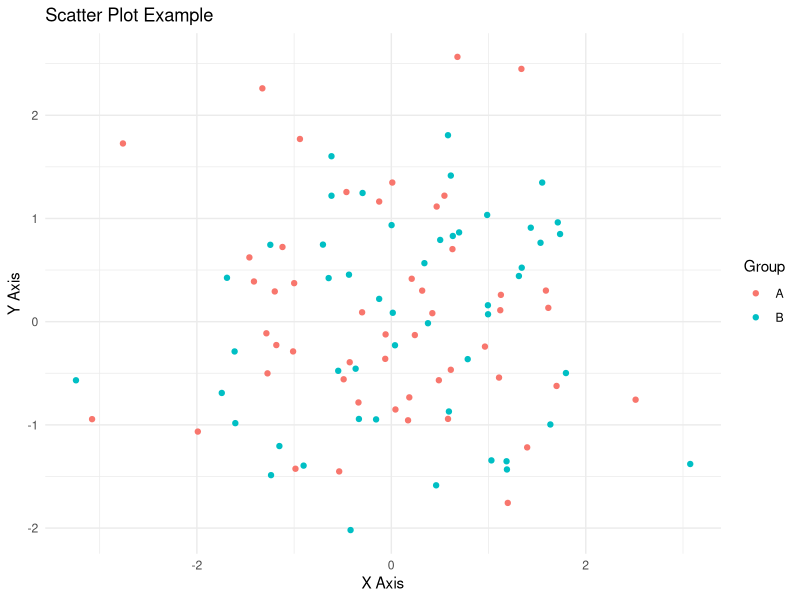

Reproduce this figure in R.
mat1 <- matrix(1:12,3,4)
mat1

mat2 <- matrix(13:24, 3, 4, byrow = TRUE)
mat2

mat1 + mat2

mat1 * mat2  # Element-wise multiplication of two matrices mat1 and mat2

t(mat2)
#
# mat1 %% t(mat2)  # Element-wise modulo operation between mat1 and the transpose of mat2

mat3 <- matrix(c(1, 3, 7, 9), 2, 2)

e3 <- eigen(mat3)

e3$values
e3$vectors

mat4 <- matrix(c(1, "a", 7, 9), 2, 2)
mat4

rbind(mat3,mat4)  # Bind rows of mat3 and mat4 together, creating a new matrix by stacking mat4's rows below mat3's rows
rbind(mat4,mat3) 


cbind(mat3,mat4)  # Bind columns of mat3 and mat4 together, creating a new matrix by placing mat4's columns to the right of mat3's columns
cbind(mat4,mat3) 


colnames(mat3) <- c("col1", "col2")
rownames(mat3) <- c("row1", "row2")
mat3

mat3[1, 1]
mat3[1, 2]

mat3[1, ]
print('--------------')
mat3[, 1]


print('-------------------------------')
mat3[, 1, drop = FALSE]


print('-------------------------------')
mat4 <- matrix(runif(100), 20, 5)
mat4

mat4[1:3, 2:4] # matrix
print('return numeric')
mat4[, 1] # numeric
print('mantained as matrix below')
mat4[, 1, drop = FALSE] # maintained as a matrix



print('IN CLASS PROBLEM')

# Inputting whales data
whales_tx <- c(74, 122, 235, 111, 292, 111, 211, 133, 156, 79)
names(whales_tx) <- 1990:1999
whales_fl <- c(89, 254, 306, 292, 274, 233, 294, 204, 204, 90)
names(whales_fl) <- 1990:1999

# Create a whale matrix
whales <- rbind(whales_tx, whales_fl)       # rows = states, cols = years
whales <- cbind(whales_tx, whales_fl)       # cols = states (overwrites previous)

# Build with column names, then row names (showing both styles as in original)
whales <- cbind(whales_tx, whales_fl)
colnames(whales) <- c("texas", "florida")
rownames(whales)
whales <- rbind(whales_tx, whales_fl)
rownames(whales) <- c("texas", "florida")
colnames(whales)

whales

print('Nmber of whales in Floria in 1998')
whales["florida", "1998"]


print('Nmber of whales in Texas btw 1995-1998')
sum(whales["texas", as.character(1995:1998)])

print('Number of whales in Florida exclude 1998')
sum(whales["florida", -which(colnames(whales) == "1998")])


mat4 <- matrix(runif(100), 10, 10)
mat4

# Apply the median function to each column of mat4 (MARGIN=2 means apply it to columns)
print('apply')
apply(mat4, MARGIN = 2, median)

print('apply')

# Define a simple function that calculates the difference between median and mean of a vector
simp_func <- function(x){
  a1 <- median(x)
  a2 <- mean(x)
  
  return(a1 - a2)
}

# Apply simp_func to each row of mat4 (MARGIN=1 means rows)
apply(mat4, 1, simp_func)

# Get the dimensions of mat4 (number of rows and columns)
dim(mat4)

# Get the number of rows in mat4
dim(mat4)[1]

# Get the number of columns in mat4
dim(mat4)[2]

# Create a vector of letters a to e
x <- letters[1:5]

# Create a numeric vector 1 to 5
y <- 1:5

# Concatenate corresponding elements of x and y with an underscore separator
z <- paste(x, y, sep = "_")

# Create a data frame from vectors x, y, and z
df1 <- data.frame(x, y, z)
df1

df1[, 1]
df1[, 2]
df1[, 3]

df1 <- data.frame(col1 = x, col2 = y, col3 = z)
df1$col2  # Access the column named 'col2' from the data frame df1, returning its contents as a vector

nam_all <- c("col1", "col2", "col3")
for (i in nam_all) {
  print(df1$i)
}

df1[, c("col1", "col3")]

df2 <- data.frame(matrix(1:12, 4, 3, by = TRUE))
df2

print("l1")
l1 <- list("one" = x, "two" = y, "ten" = 4, mat2, df2)
l1


print('----ggplot2-----')
library(ggplot2)

# Example: Create a simple scatter plot using ggplot2

# Create a sample data frame
df <- data.frame(
  x = rnorm(100),
  y = rnorm(100),
  group = sample(c("A", "B"), 100, replace = TRUE)
)

# Basic scatter plot with color grouping
ggplot(df, aes(x = x, y = y, color = group)) +
  geom_point() +
  labs(title = "Scatter Plot Example",
       x = "X Axis",
       y = "Y Axis",
       color = "Group") +
  theme_minimal()

